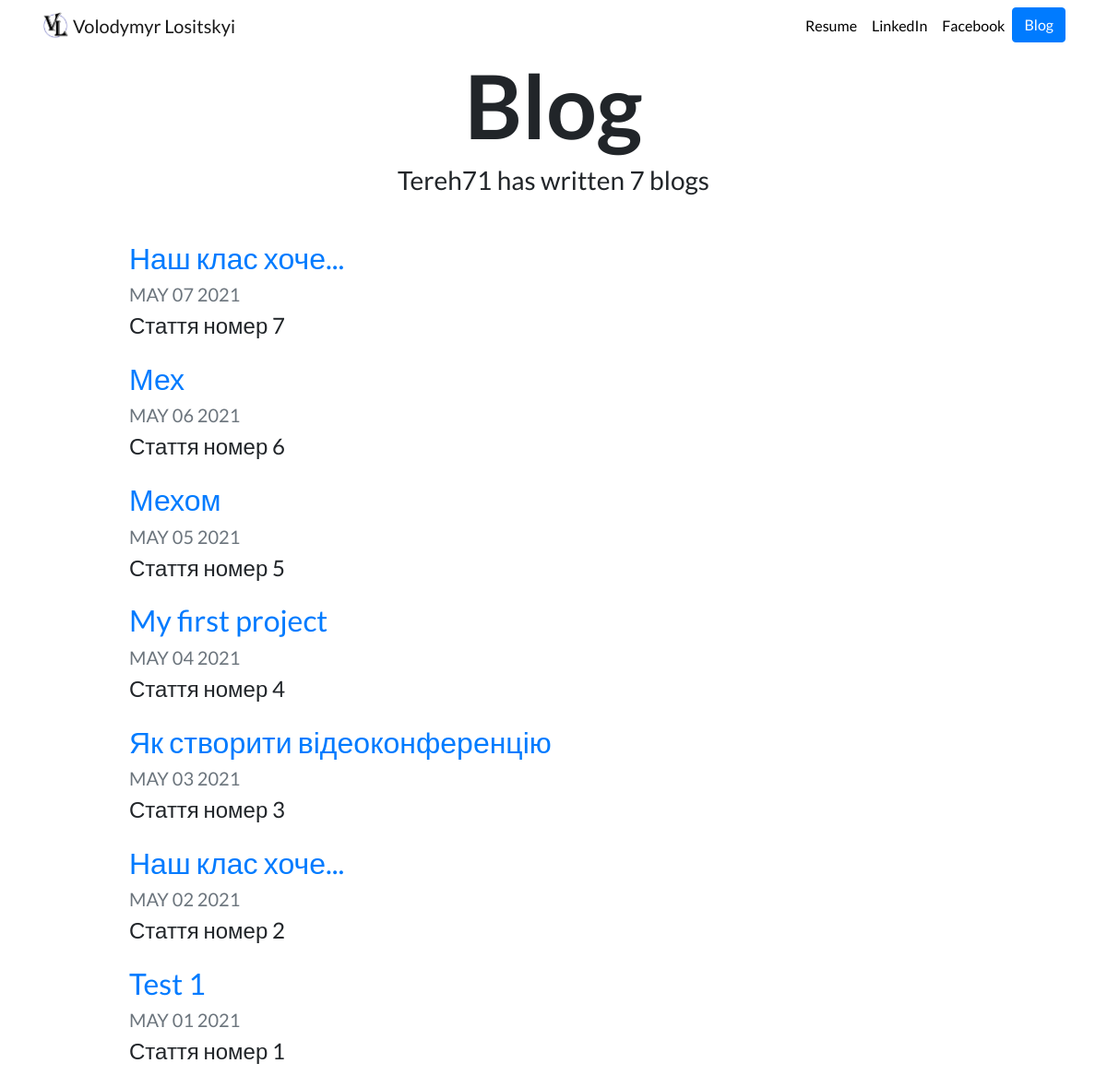
The page /blog/ on the database as committed earlier.
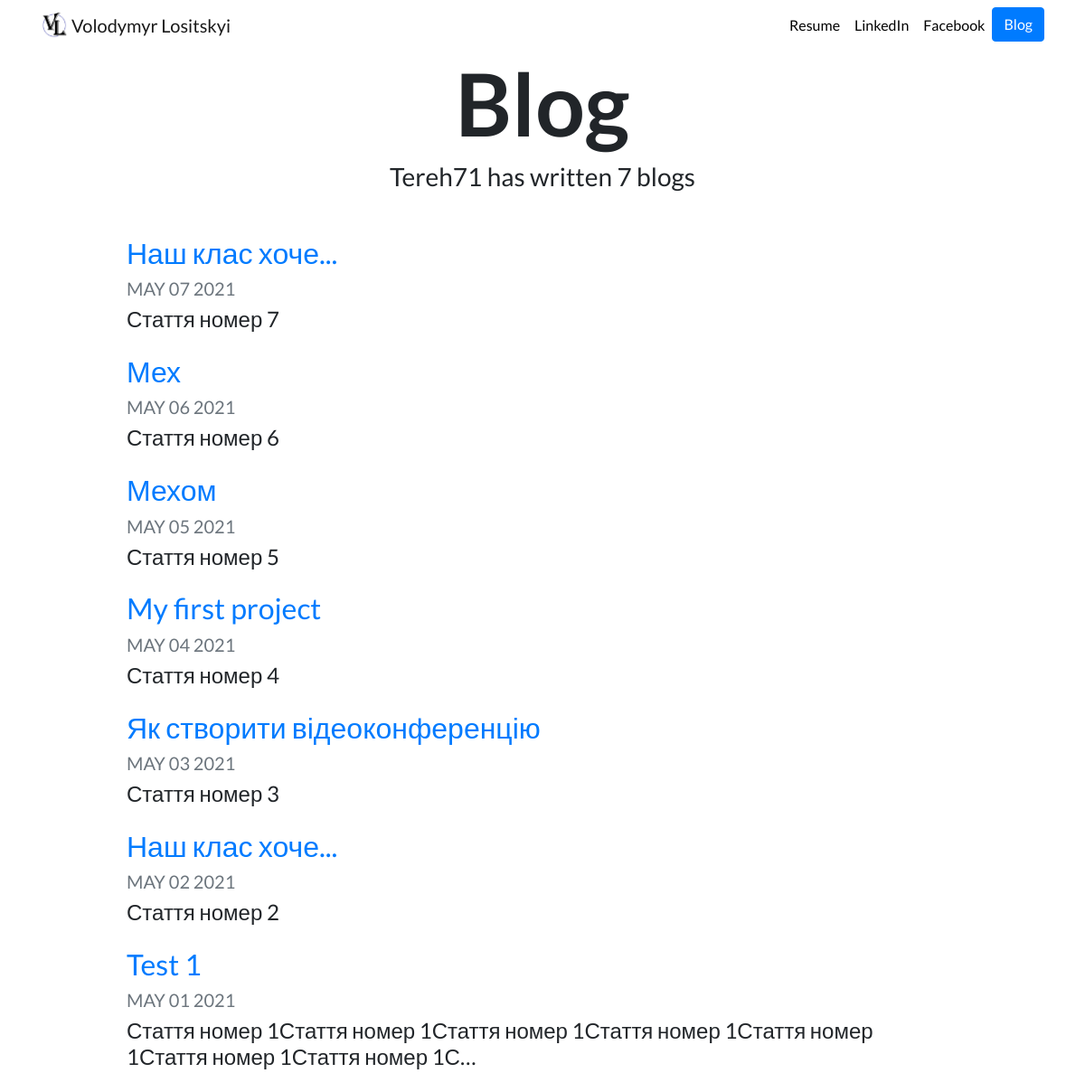
The same page on the database as committed later.
### blog/models.py (models this page shows, shortened)
class Blog (models.Model):
    title = models.CharField(max_length=200)
    description  = models.TextField()
    date = models.DateField()

### blog/views.py (the view)
# urls.py: path('', views.all_blogs, name='all_blogs'),
def all_blogs(request):
    blogs = Blog.objects.order_by('-date')
    return render(request, 'blog/all_blogs.html', {'blogs':blogs})

### blog/templates/blog/all_blogs.html
{% extends "portfolio/base.html" %}
{% load static %}
{% block content %}
<h1 id="blogtitle" class="font-weight-bold text-center">Blog</h1>
<h3 class="text-center mb-5">Tereh71 has written {{ blogs.count }} blog{{ blogs.count|pluralize }}</h3>
{% for blog in blogs %}
<div class="row justify-content-center my-3">
  <div class="col-md-10">
    <a href="{% url 'blog:detail' blog.id %}">
      <h2>{{ blog.title }}</h2>
    </a>
    <h5 class="text-muted">{{ blog.date|date:'M d Y'|upper }}</h5>
    <h4>{{ blog.description|striptags|truncatechars:100 }}</h4>
  </div>
</div>
{% endfor %}
{% endblock %}

Rows that differ between the two databases and show on the page:
changed Blog "Test 1": description "Стаття номер 1" → "Стаття номер 1Стаття номер 1Стаття номер 1Стаття номер 1Стаття номер 1Стаття номер 1Стаття номер 1С…"
